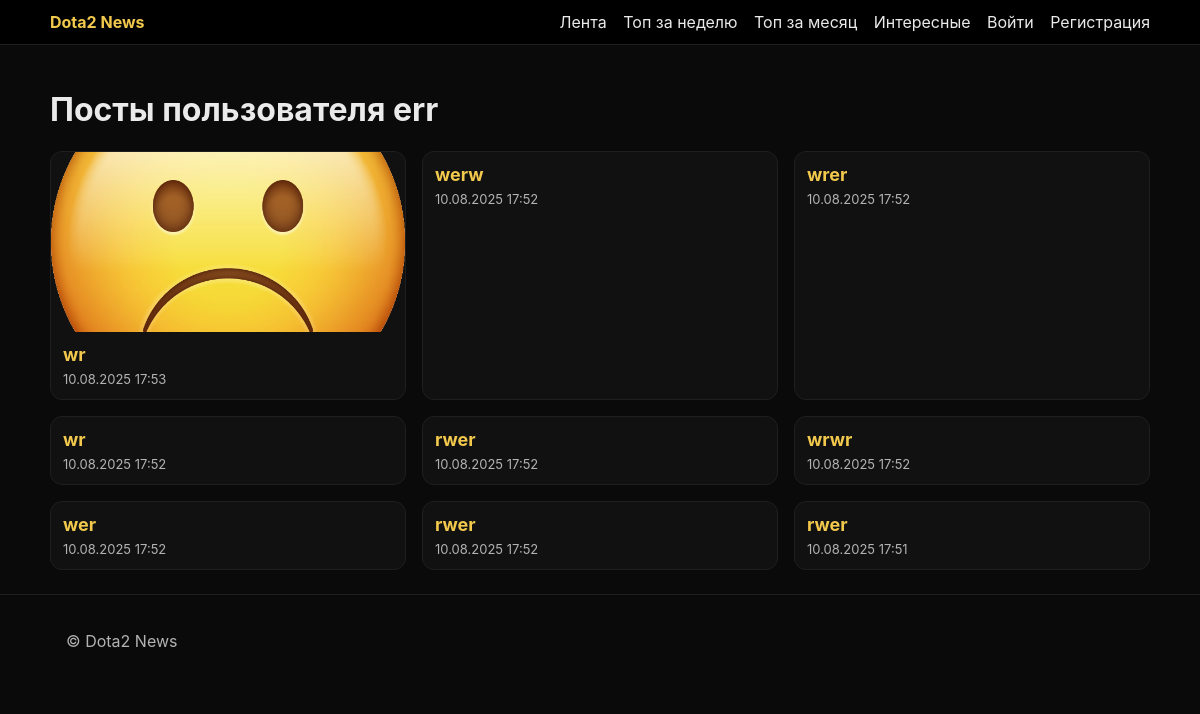
Page /u/err/posts/ on the committed database.
### news/models.py (models this page shows, shortened)
class Post(models.Model):
    class Status(models.TextChoices):
        DRAFT = 'draft', 'Draft'
        PUBLISHED = 'published', 'Published'
    title = models.CharField(max_length=200)
    slug = models.SlugField()
    summary = models.TextField(blank=True)
    body = models.TextField()
    cover = models.ImageField(upload_to='news/covers/%Y/%m/', blank=True, null=True)
    author = models.ForeignKey(settings.AUTH_USER_MODEL, on_delete=models.CASCADE, related_name='posts')
    status = models.CharField(max_length=10, choices=Status.choices, default=Status.DRAFT, db_index=True)
    published_at = models.DateTimeField(blank=True, null=True, db_index=True)
    created_at = models.DateTimeField(auto_now_add=True)
    updated_at = models.DateTimeField(auto_now=True)
    class Meta:
        indexes = [
            models.Index(fields=['status']),
            models.Index(fields=['published_at']),
            models.Index(fields=['author']),
        ]
        ordering = ['-published_at', '-created_at']
    def get_absolute_url(self) -> str:
        if not self.published_at:
            year = self.created_at.year
            month = self.created_at.month
        else:
            year = self.published_at.year
            month = self.published_at.month
        return reverse('post_detail', kwargs={'year': year, 'month': month, 'slug': self.slug})

### accounts/views.py (the view)
# urls.py: path('u/<str:username>/posts/', UserPostsView.as_view(), name='user_posts'),
class UserPostsView(ListView):
    template_name = 'accounts/user_posts.html'
    context_object_name = 'posts'
    paginate_by = 10
    def get_queryset(self):
        username = self.kwargs['username']
        user = get_object_or_404(User, username=username)
        return (
            Post.objects.filter(author=user, status=Post.Status.PUBLISHED)
            .select_related('author')
            .order_by('-published_at')
        )

### templates/accounts/user_posts.html (shortened to what this page needs)
{% extends 'base.html' %}
{% block content %}
<h1>Посты пользователя {{ view.kwargs.username }}</h1>
<div class="grid">
  {% for post in posts %}
  <article class="card">
    <a href="{{ post.get_absolute_url }}" class="card-cover">
      {% if post.cover %}<img src="{{ post.cover.url }}" alt="{{ post.title }}">{% endif %}
    </a>
    <div class="card-body">
      <h2 class="card-title"><a href="{{ post.get_absolute_url }}">{{ post.title }}</a></h2>
      <div class="card-meta">{{ post.published_at|date:'d.m.Y H:i' }}</div>
    </div>
  </article>
  {% empty %}
    <p>Постов нет.</p>
  {% endfor %}
</div>
{% endblock %}

### templates/base.html (shortened to what this page needs)
{% load static %}
<!DOCTYPE html>
<html lang="ru">
<head>
  <link rel="stylesheet" href="{% static 'css/base.css' %}">
</head>
<body>
<header class="site-header">
  <div class="container header-inner">
    <a href="/" class="brand">Dota2 News</a>
    <nav class="nav">
      <a href="/" class="nav-link">Лента</a>
      <a href="{% url 'post_top_week' %}" class="nav-link">Топ за неделю</a>
      <a href="{% url 'post_top_month' %}" class="nav-link">Топ за месяц</a>
      <a href="{% url 'post_interesting' %}" class="nav-link">Интересные</a>
      {% if user.is_authenticated %}
        <a href="{% url 'post_create' %}" class="nav-link">Создать пост</a>
        <a href="{% url 'profile_public' user.username %}" class="nav-link">Мой профиль</a>
        <a href="{% url 'logout' %}" class="nav-link">Выйти</a>
      {% else %}
        <a href="{% url 'login' %}" class="nav-link">Войти</a>
        <a href="{% url 'register' %}" class="nav-link">Регистрация</a>
      {% endif %}
    </nav>
  </div>
</header>
<main class="container main">
  {% block content %}{% endblock %}
</main>
<footer class="site-footer">
  <div class="container">
    <p>© {{ now|date:'Y' }} Dota2 News</p>
  </div>
</footer>
</body>
</html>

### static/css/base.css (style rules this page uses)
:root { --color-bg: #0A0A0A; --color-surface: #111111; --color-text: #EAEAEA; --color-text-muted: #B3B3B3; --color-primary: #F2C94C; --color-primary-hover: #FFD166; --color-border: #1F1F1F; }
* { box-sizing: border-box; }
body { margin: 0; background: var(--color-bg); color: var(--color-text); font-family: Inter, system-ui, -apple-system, Segoe UI, Roboto, sans-serif; }
a { color: var(--color-primary); text-decoration: none; }
.container { max-width: 1100px; margin: 0 auto; padding: 0 16px; }
.site-header { background: #000; border-bottom: 1px solid var(--color-border); }
.header-inner { display: flex; align-items: center; justify-content: space-between; padding: 12px 0; }
.brand { color: var(--color-primary); font-weight: 700; }
.nav .nav-link { margin-left: 12px; color: var(--color-text); }
.main { padding: 24px 0; }
.grid { display: grid; grid-template-columns: 1fr; gap: 16px; }
@media (min-width: 768px) { .grid { grid-template-columns: repeat(2, 1fr); } }
@media (min-width: 1024px) { .grid { grid-template-columns: repeat(3, 1fr); } }
.card { background: var(--color-surface); border: 1px solid var(--color-border); border-radius: 12px; overflow: hidden; display: flex; flex-direction: column; }
.card-cover img { display: block; width: 100%; height: 180px; object-fit: cover; }
.card-body { padding: 12px; }
.card-title { margin: 0 0 6px; font-size: 18px; }
.card-meta { color: var(--color-text-muted); font-size: 13px; }
.site-footer { border-top: 1px solid var(--color-border); padding: 20px 0; color: var(--color-text-muted); }

### rows in the picture
Post: cover (picture), title "wr", published_at "10.08.2025 17:53"
Post: title "werw", published_at "10.08.2025 17:52"
Post: title "wrer", published_at "10.08.2025 17:52"
Post: title "wr", published_at "10.08.2025 17:52"
Post: title "rwer", published_at "10.08.2025 17:52"
Post: title "wrwr", published_at "10.08.2025 17:52"
Post: title "wer", published_at "10.08.2025 17:52"
Post: title "rwer", published_at "10.08.2025 17:52"
Post: title "rwer", published_at "10.08.2025 17:51"

### other values in the picture
{{ view.kwargs.username }} "err"
